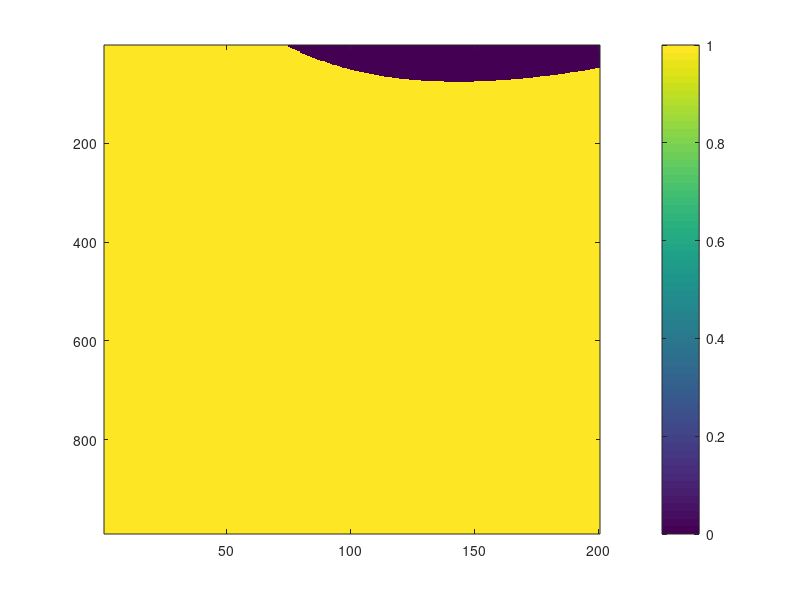

MATLAB code for this plot:
%function[Z]=conditionsgrid(N)%
%condtionsgrid%
x=0.01:0.01:2; %length 50%
y=0.01:0.001:1; %length 100%
[X,Y] = meshgrid(x,y);
G=ones(1,200);
Z=(G./(2.*X)).*(X-sqrt((1-X-Y).^2+4.*Y)).*(1+X+Y-sqrt((1-X-Y).^2+4.*Y));% c=C , d=Y%
A=Z<0.4;
image(A,'CDataMapping','scaled')
colorbar


